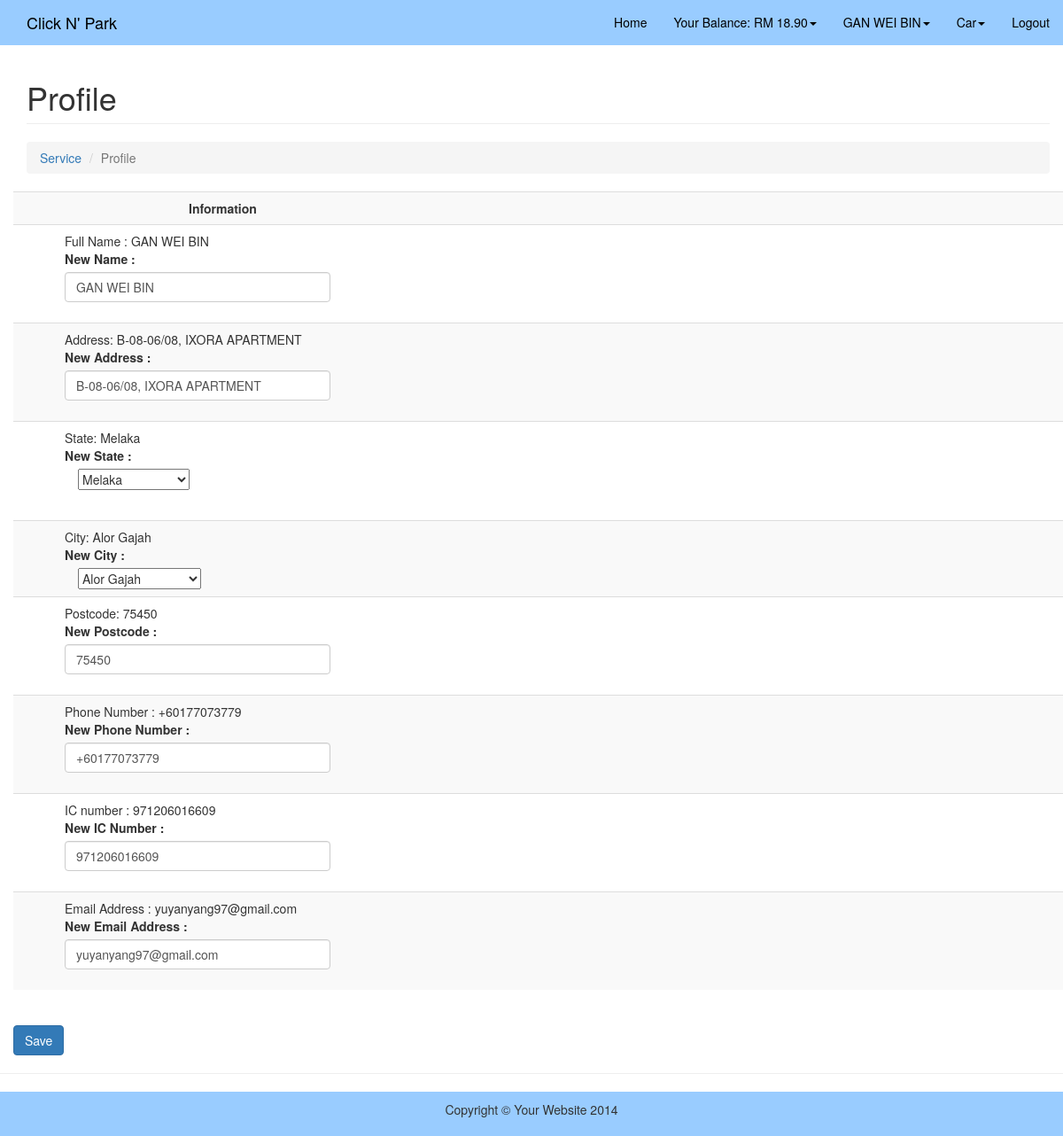
Screenshot of /digital_coupon/profile.php (signed in) with the database file from the repository.
### tables this page shows
CREATE TABLE `driver` (
  `Driver_ID` int(10) NOT NULL,
  `Driver_Name` varchar(50) NOT NULL,
  `Driver_IC` varchar(12) NOT NULL,
  `Driver_Address` varchar(50) NOT NULL,
  `Driver_Mobile` varchar(12) NOT NULL,
  `Driver_Email` varchar(50) NOT NULL,
  `Driver_Password` char(100) NOT NULL,
  `Driver_Postcode` varchar(20) NOT NULL,
  `Driver_Balance` float(5,2) NOT NULL,
  `driver_display` varchar(10) NOT NULL DEFAULT 'able',
  `Driver_state` int(11) NOT NULL,
  `Driver_city` int(11) NOT NULL
);

CREATE TABLE `states` (
  `state_id` int(11) NOT NULL,
  `name` varchar(30) NOT NULL
);

### digital_coupon/profile.php (the view, shortened to what this page needs)
<?php
include("connection.php");
$sess_memid = $_SESSION["sess_memid"];
$result = mysqli_query($conn, "select * from Driver where Driver_ID = $sess_memid");
$row = mysqli_fetch_assoc($result);
?>
<!DOCTYPE html>
<html lang="en">
<head>
    <link href="css/bootstrap.min.css" rel="stylesheet">
    <link href="css/modern-business.css" rel="stylesheet">
    <link href="font-awesome/css/font-awesome.min.css" rel="stylesheet" type="text/css">
</head>
<body>
    <nav class="navbar navbar-inverse navbar-fixed-top" role="navigation">
        <div class="container">
            <div class="navbar-header">
                <a class="navbar-brand" href="services.php">Click N' Park</a>
            </div>
            <div class="collapse navbar-collapse" id="bs-example-navbar-collapse-1">
                <ul class="nav navbar-nav navbar-right">
          <li>
                        <a href="services.php">Home</a>
                    </li>
                    <li class="dropdown">
                        <a href="#" class="dropdown-toggle" data-toggle="dropdown">Your Balance: RM <?php echo $row["Driver_Balance"] ?><b class="caret"></b></a>
                    </li>
                    <li class="dropdown">
                        <a href="#" class="dropdown-toggle" data-toggle="dropdown"><?php echo $row["Driver_Name"] ?><b class="caret"></b></a>
                    </li>
                    <li class="dropdown">
                        <a href="#" class="dropdown-toggle" data-toggle="dropdown">Car<b class="caret"></b></a>
                    </li>
          <li>
                        <a href="index.php">Logout</a>
                    </li>
            </div>
        </div>
    </nav>
    <div class="container">
        <div class="row">
            <div class="col-lg-12">
                <h1 class="page-header">Profile</h1>
                <ol class="breadcrumb">
                    <li><a href="services.php">Service</a>
                    </li>
                    <li class="active">Profile</li>
                </ol>
            </div>
        </div>
        <div class="row">
          <form name="profilefrm" id="profilefrm" method="post">
          <table class="table table-striped">
					<tr>
						<th><span style="margin-left:190px;">Information</span></th>
					</tr>
		            <tr>
						<td>
							<span style="margin-left:50px;">Full Name : <?php echo $row["Driver_Name"]; ?></span>
							<br />
							<div class="control-group form-group" id="showNewName" style="margin-left:50px;">
								<div class="controls">
									<label>New Name :</label>
										<input type="text" class="form-control" id="new_name" name="editName" value="<?php echo $row["Driver_Name"]; ?>"/>
								</div>
							</div>
						</td>
					</tr>
		            <tr>
						<td><span style="margin-left:50px;">Address: <?php echo $row["Driver_Address"]; ?></span><br />
							<div class="control-group form-group" id="showNewAdress" style="margin-left:50px;">
								<div class="controls">
									<label>New Address :</label>
										<input type="text" class="form-control" id="new_address" name="editAddress" value="<?php echo $row["Driver_Address"]; ?>"/>
								</div>
							</div>
						</td>
					</tr>
          <?php
            $state_id = $row['Driver_state'];
            $state_user = mysqli_query($conn,"select * from states where state_id = '$state_id'");
            $state_row = mysqli_fetch_assoc($state_user);
          ?>
		      <tr>
						<td><span style="margin-left:50px;">State: <?php echo $state_row['name']; ?></span><br />
							<div class="control-group form-group" id="showNewState" style="margin-left:50px;">
								<div class="controls">
									<label>New State :</label>
                    <div class="form-group">
                    <div class="col-sm-10">
                    <?php
                        $state_id = $row['Driver_state'];
                        $state_user = mysqli_query($conn,"select * from states where state_id = '$state_id'");
                        $state_row = mysqli_fetch_assoc($state_user);
                      ?>
                    <select name="editState" onchange="getId(this.value);" id="new_state">
                      <option value="<?php echo $state_row['state_id']; ?>"><?php echo $state_row['name']; ?></option>
                    </select>
                    </div>
                    </div>
                    <br />
								</div>
						</td>
					</tr>
          <?php
            $city_id = $row['Driver_city'];
            $city_user = mysqli_query($conn,"select * from cities where id = '$city_id' ");
            $city_row = mysqli_fetch_assoc($city_user);
          ?>
		      <tr>
						<td><span style="margin-left:50px;">City: <?php echo $city_row['city_name']; ?></span><br />
							<div class="control-group form-group" id="showNewCity" style="margin-left:50px;">
								<div class="controls">
									<label>New City :</label>
        					<div class="form-group">
                  <div class="col-sm-10">
                  <select name="editCity" id="citylist">
                    <option value="<?php echo $city_row['State_id']; ?>"><?php echo $city_row['city_name']; ?></option>
                    </select>
                  </div>
                  </div>
								</div>
							</div>
						</td>
					</tr>
		      <tr>
						<td><span style="margin-left:50px;">Postcode: <?php echo $row["Driver_Postcode"]; ?></span><br />
							<div class="control-group form-group" id="showNewPostcode" style="margin-left:50px;">
								<div class="controls">
									<label>New Postcode :</label>
										<input type="text" class="form-control" id="new_postcode"  name="editPostcode" value="<?php echo $row["Driver_Postcode"]; ?>" maxlength="5"/>
								</div>
							</div>
						</td>
					</tr>
		            <tr>
						<td>
							<span style="margin-left:50px;">Phone Number : <?php echo $row["Driver_Mobile"]; ?></span><br />
							<div class="control-group form-group" id="showNewNumber" style="margin-left:50px;">
								<div class="controls">
									<label>New Phone Number :</label>
										<input type="text" class="form-control" id="new_number"  name="editMobile" value="<?php echo $row["Driver_Mobile"]; ?>" maxlength="12"/>
								</div>
							</div>
						</td>
					</tr>
		      <tr>
						<td>
							<span style="margin-left:50px;">IC number : <?php echo $row["Driver_IC"] ?></span><br />
							<div class="control-group form-group" id="showNewIC" style="margin-left:50px;">
								<div class="controls">
									<label>New IC Number :</label>
										<input type="text" class="form-control" id="new_IC_name"  name="editIC" value="<?php echo $row["Driver_IC"] ?>" maxlength="12"/>
								</div>
							</div>
						</td>
					</tr>
		            <tr>
						<td>
							<span style="margin-left:50px;">Email Address : <?php echo $row["Driver_Email"]; ?></span><br />
							<div class="control-group form-group" id="showNewEmail" style="margin-left:50px;">
								<div class="controls">
									<label>New Email Address :</label>
										<input type="email" class="form-control" id="new_email" name="editEmail" value="<?php echo $row["Driver_Email"]; ?>" />
								</div>
							</div>
						</td>
					</tr>
					</table>
					<br />
					 <input type="submit" name="savebtn" class="btn btn-primary" value="Save" id="savebtn"/>
          </form>
            </div>
        </div>
        <hr>
        <footer>
            <div class="row">
                <div class="col-lg-12">
                    <p>Copyright &copy; Your Website 2014</p>
                </div>
            </div>
        </footer>
</body>
</html>

### digital_coupon/css/modern-business.css (style rules this page uses)
html, body { height: 100%; }
body { padding-top: 50px; }
footer { position: absolute; right: 0; left: 0; padding: 1rem; background-color: #99ccff; text-align: center; }

### rows the page displays
driver: Driver_Balance "18.90", Driver_Name "GAN WEI BIN", editName "GAN WEI BIN", Driver_Address "B-08-06/08, IXORA APARTMENT", editAddress "B-08-06/08, IXORA APARTMENT", Driver_Postcode "75450", editPostcode "75450", Driver_Mobile "+60177073779", editMobile "+60177073779", Driver_IC "971206016609", editIC "971206016609", Driver_Email "yuyanyang97@gmail.com", editEmail "yuyanyang97@gmail.com"
states: name "Melaka", editState "Melaka"

### other values shown
$city_row['city_name'] "Alor Gajah"
form field editCity "Alor Gajah"
